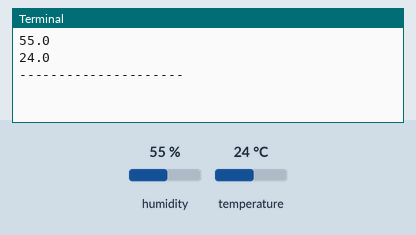
Bench run of a program on a simulated Raspberry Pi (BCM pin numbers). On the bench: the last lines printed to the terminal. The inputs (shaded band) are chosen by the test bench; at power-on: humidity 55 %, temperature 24 °C. Web requests get an empty 200 reply after 0.4 s.

Above: at 2.0 s.
2.1 s: humidity set to 22 %
At 2.7 s:
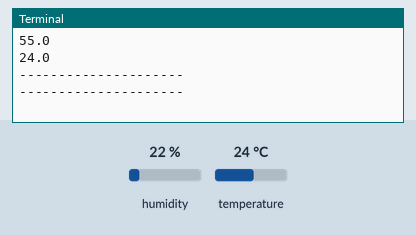
8.2 s: temperature set to 12 °C
At 13.9 s:
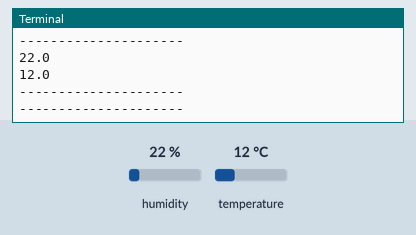
14.3 s: humidity set to 40 %
At 18.1 s:
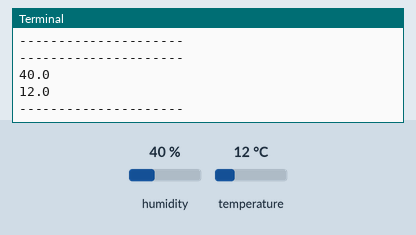
Timing chart, 0 to 19.6 s (numbered marks = the images above; inputs shaded):
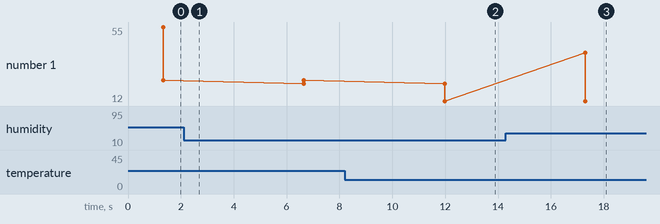

Measured:
- after the input at 8.2 s, the terminal: prints a new line after 3.8 s (image 2)
- after the input at 14.3 s, the terminal: prints a new line after 3.0 s (image 3)
- plotted number 1: 24 → 12 after the input at 8.2 s

The program:

adafruit_cloud_dht.py
```python
import time
from Adafruit_IO import Client

import Adafruit_DHT
sensor = Adafruit_DHT.DHT11
pin =24


ADAFRUIT_IO_USERNAME = 'put your username here'
ADAFRUIT_IO_KEY = 'put your key here'


aio = Client(ADAFRUIT_IO_USERNAME, ADAFRUIT_IO_KEY)

tempx= aio.feeds('temperature')
humidity = aio.feeds('humidity')

while 1:
	hum, tem = Adafruit_DHT.read_retry(sensor, pin)
	print hum
	print tem
	print "---------------------"
	time.sleep(1)
	print "---------------------"
	aio.send(tempx.key, int(tem))
	aio.send(humidity.key, int(hum))
	time.sleep(3)
```
